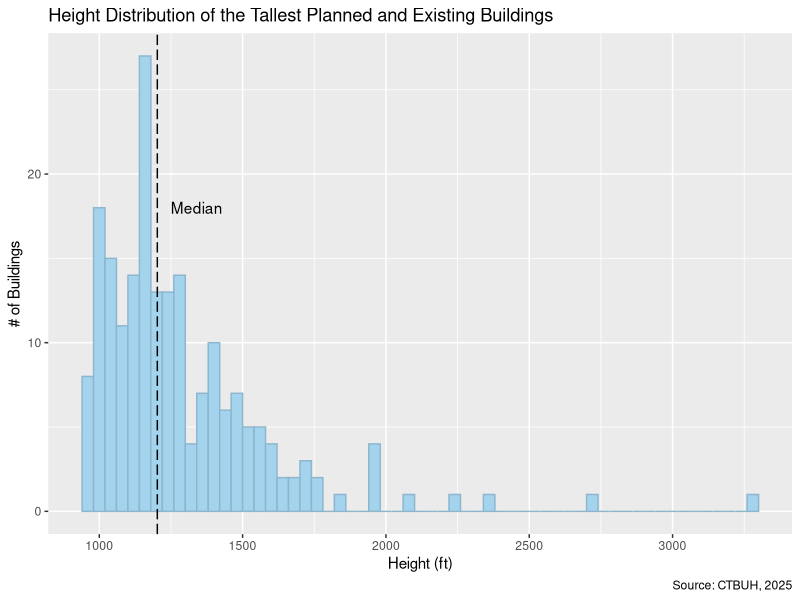
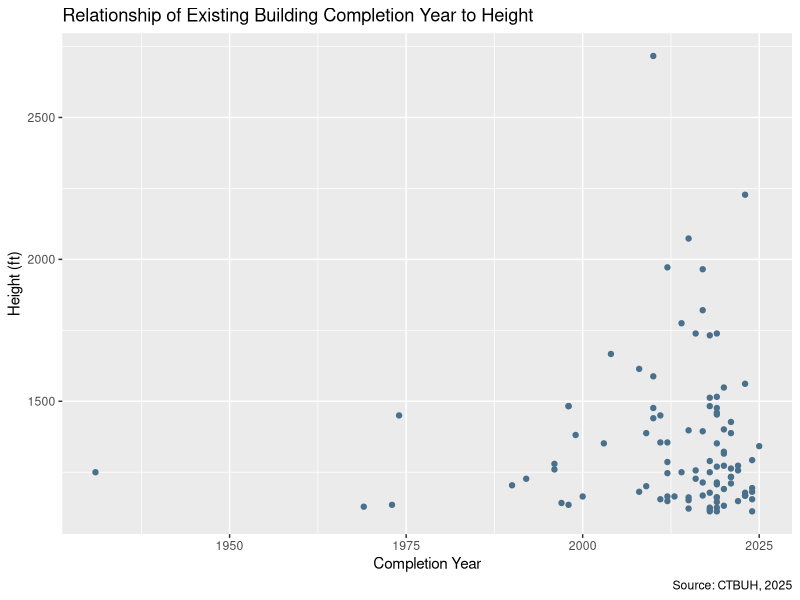
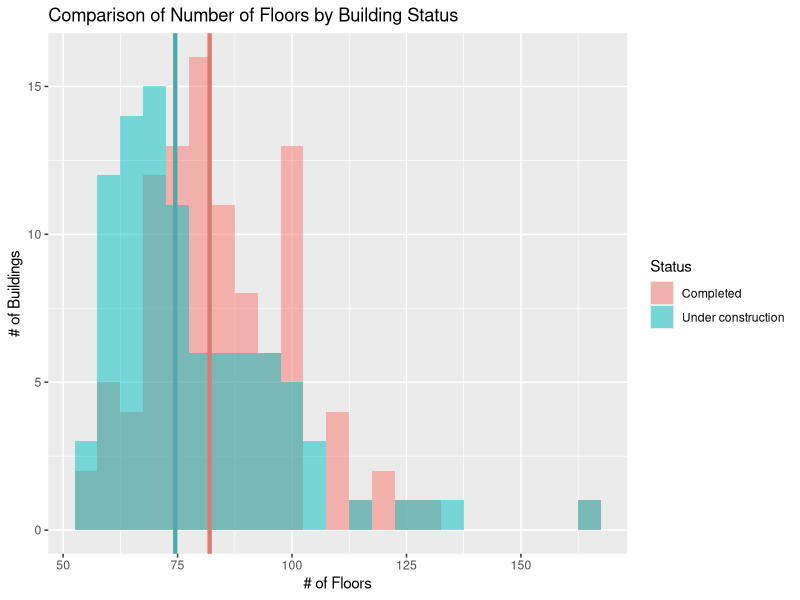

Recreate these plots in R, in order.
## ---- chunk 1

# Global Options
knitr::opts_chunk$set(echo = TRUE)

# Packages
library(ggplot2)

# Dataset
TallBuildD <- read.csv("Homework2_TallestBuildings.csv")
## ---- chunk 2
TallBuildD$HeightF <- TallBuildD$Height * 3.28084
TBD_ggplot <-  ggplot(TallBuildD)
TBD_ggplot + geom_histogram(aes(x=HeightF), binwidth = 40, col = "lightskyblue3", fill = "lightskyblue2") +
  geom_vline(xintercept = median(TallBuildD$HeightF), col = "black", linetype = 5) +
  annotate("text", x = 1340, y = 18, label = "Median", col = "black") +
  labs(title="Height Distribution of the Tallest Planned and Existing Buildings", x = "Height (ft)", y = "# of Buildings", caption = "Source: CTBUH, 2025")
## ---- chunk 3
CompBuildD <- TallBuildD[TallBuildD$Status == "Completed",]
CB_ggplot <- ggplot(CompBuildD)
CB_ggplot + geom_point(aes(x = CompletionYear, y = HeightF), col = "skyblue4") + 
  labs(title="Relationship of Existing Building Completion Year to Height", x = "Completion Year", y = "Height (ft)", caption = "Source: CTBUH, 2025") 
## ---- chunk 4
UncompBuildD <- TallBuildD[TallBuildD$Status == "Under construction",]
TBD_ggplot + geom_histogram(aes(x=Floors,fill=Status), alpha=.5, binwidth=5, position='identity', na.rm=TRUE) +
  geom_vline(xintercept = median(CompBuildD$Floors, na.rm = TRUE),col = "#d87c74",linetype = 1,linewidth = 1.5) +
  geom_vline(xintercept = median(UncompBuildD$Floors, na.rm = TRUE),col = "#50a8ab",linetype = 1,linewidth = 1.5) +
  labs(title="Comparison of Number of Floors by Building Status", x = "# of Floors", y = "# of Buildings")  
